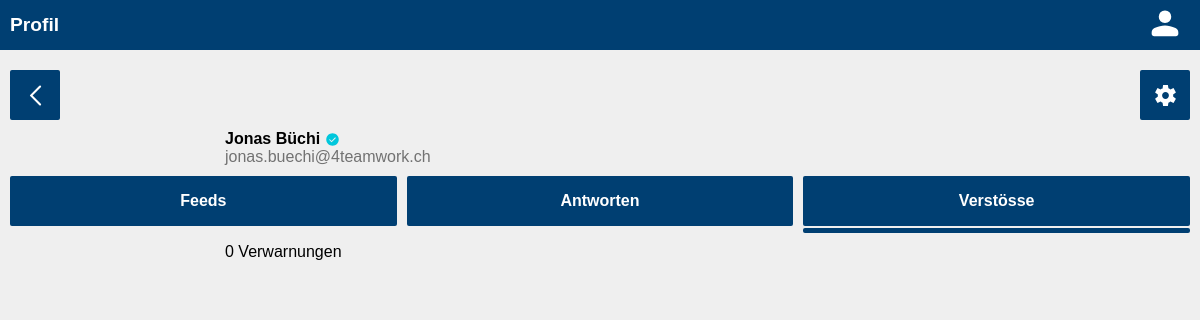
Page /users/14/warns (signed in) on the earlier database version.
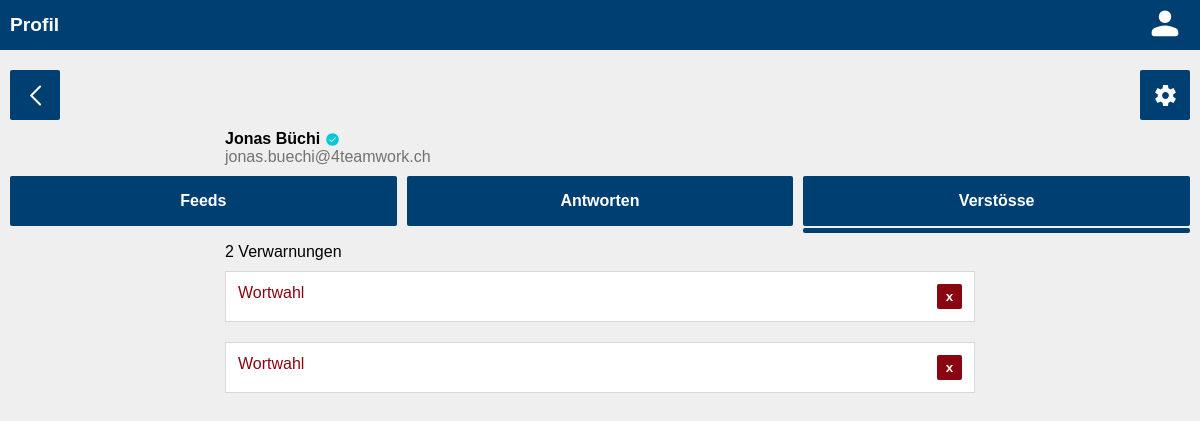
Same page on the later database version.
### authentication/models.py (models this page shows)
class User(AbstractUser):
    first_name = models.CharField(max_length=100, verbose_name="Vorname")
    last_name = models.CharField(max_length=100, verbose_name="Nachname")
    username = models.EmailField(unique=True, verbose_name="Benutzername")
    email = models.EmailField(unique=True, verbose_name="E-Mail Adresse")
    USERNAME_FIELD = "email"
    REQUIRED_FIELDS = ["username"]
    birthdate = models.DateField(null=True, verbose_name="Geburtsdatum")
    verified = models.BooleanField(null=True)
    role = models.ForeignKey(
        Role, on_delete=models.SET_NULL, related_name="roles", null=True, blank=True
    )

class Warn(models.Model):
    class Reasons(models.TextChoices):
        MISINFORMATION = "Falschinformationen", _("Falschinformationen")
        ABUSE = "Missbrauch von Privilegien", _("Missbrauch von Privilegien")
        HARASSMENT = "Belästigung", _("Belästigung")
        BULLYING = "Cybermobing", "Cybermobbing"
        GROOMING = "Cybergrooming", "Cybergrooming"
        WHATABOUTISM = "Whataboutismus", _("Whataboutismus")
        RELATIVISATION = "Relativierung", _("Relativierung")
        BLACKMAILING = "Erpressung", _("Erpressung")
        THREAT = "Drohung", _("Drohung")
        COW = "Wortwahl", _("Wortwahl")
        HATESPEECH = "Hassrede", _("Hassrede")
        SWEARWORD = "Beleidigung", _("Beleidigung")
        DISCRIMINATION = "Diskriminierung", _("Diskriminierung")
        SEXISM = "Sexismus", _("Sexismus")
        RACISM = "Rassismus", _("Rassismus")
        FACISM = "Faschismus", _("Faschismus")
        ANTISEMITISM = "Antisemitismus", _("Antisemitismus")
        SCAM = "Betrug", _("Betrug")
        SPAM = "Spam", _("Spam")
    reason = models.CharField(
        max_length=30, choices=Reasons.choices, default=Reasons.HATESPEECH
    )
    user = models.ForeignKey(User, on_delete=models.CASCADE, related_name="warns")

### authentication/views.py (the view)
# urls.py: path("users/<slug:pk>/warns", UserWarnsView.as_view(), name="user_warns"),
class UserWarnsView(generic.DetailView):
    model = User
    template_name = "authentication/user_warns.html"

### authentication/templates/authentication/user_warns.html (shortened to what this page needs)
{% load static %}
<!DOCTYPE html>
<html lang="en">
<head>
    <link rel="stylesheet" href="{% static 'global.css' %}">
    <link rel="stylesheet" href="{% static 'header.css' %}">
    <link rel="stylesheet" href="{% static 'users.css' %}">
    <link rel="stylesheet" href="{% static 'style.css' %}">
    <link rel="stylesheet" href="{% static 'feeds.css' %}">
</head>
<body>
<header>
    <div class="grid-header">
        <h1 class="title">Profil</h1>
        <div class="profile">
            <a href="{% url 'user' request.user.id %}"><img src="{% static 'svgs/account.svg' %}" height="40px"/></a>
        </div>
    </div>
</header>
<main>
    {% if request.user.id == user.id or perms.authentication.view_user %}
        <div class="grid-buttons grid-buttons-user">
            <a href="{% url 'feeds' %}" class="crud-button back">
                <img src="{% static 'svgs/back.svg' %}" height="25px"/>
            </a>
            {% if request.user.id == user.id or perms.authentication.change_user %}
                <a href="{% url 'user_update' user.id %}" class="crud-button update">
                    <img src="{% static 'svgs/settings.svg' %}" height="25px"/>
                </a>
            {% endif %}
        </div>
        <div class="user">
            <div class="fulname-container">
                {% if user.first_name != "" and user.last_name %}
                    <p class="fulname">{{ user.first_name }} {{ user.last_name }}</p>
                {% else %}
                    <p class="fulname">Unknown</p>
                {% endif %}
                {% if user %}
                    {% for group in user.groups.values %}
                        {% if group.name == "verified" %}
                            <img class="verify" src="{% static 'svgs/verified.svg' %}" height="15px"/>
                        {% endif %}
                    {% endfor %}
                {% endif %}
            </div>
            <p class="email">{{ user.email }}</p>
        </div>
        <div class="grid-tab-warns feeds">
            <a href="{% url 'user' user.id %}" class="tab">
                Feeds
            </a>
            <a href="{% url 'user_commentaries' user.id %}" class="tab replies">
                Antworten
            </a>
            <a class="tab warns">
                Verstösse
            </a>
            <div class="current">
            </div>
        </div>
        {% if request.user.id == user.id or perms.authentication.view_warn %}
            <div class="count">
                {% if user.warns.count > 1 or user.warns.count < 1 %}
                    <p>{{ user.warns.count }} Verwarnungen</p>
                {% else %}
                    <p>{{ user.warns.count }} Verwarnung</p>
                {% endif %}
            </div>
            <div class="grid-warns">
                {% for warn in user.warns.all %}
                    <div class="card warn">
                        <div class="text">
                            <p>{{ warn.reason }}</p>
                        </div>
                        {% if perms.authentication.delete_warn %}
                            <form action="{% url 'warn_delete' warn.id %}" class="delete-container" method="post">
                                <input type="submit" class="delete" value="x"/>
                            </form>
                        {% endif %}
                    </div>
                {% endfor %}
            </div>
        {% else %}
            <div class="no-perm">
                <p>Zugriff verweigert</p>
            </div>
        {% endif %}
    {% else %}
        <div class="no-perm">
            <p>Zugriff verweigert</p>
        </div>
    {% endif %}
</main>

Differences in the rows shown:
changed User "Jonas": warns.count "0" → "2"
added Warn: reason "Wortwahl"
added Warn: reason "Wortwahl"
